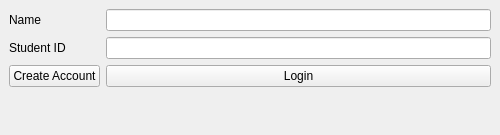
<?xml version="1.0" encoding="UTF-8"?>
<ui version="4.0">
 <class>CrackingASL</class>
 <widget class="QMainWindow" name="CrackingASL">
  <property name="enabled">
   <bool>true</bool>
  </property>
  <property name="geometry">
   <rect>
    <x>0</x>
    <y>0</y>
    <width>500</width>
    <height>135</height>
   </rect>
  </property>
  <property name="sizePolicy">
   <sizepolicy hsizetype="MinimumExpanding" vsizetype="Minimum">
    <horstretch>0</horstretch>
    <verstretch>0</verstretch>
   </sizepolicy>
  </property>
  <property name="windowTitle">
   <string>CrackingASL</string>
  </property>
  <widget class="QWidget" name="centralwidget">
   <property name="sizePolicy">
    <sizepolicy hsizetype="MinimumExpanding" vsizetype="Minimum">
     <horstretch>0</horstretch>
     <verstretch>0</verstretch>
    </sizepolicy>
   </property>
   <layout class="QVBoxLayout" name="verticalLayout_4">
    <property name="rightMargin">
     <number>9</number>
    </property>
    <property name="bottomMargin">
     <number>0</number>
    </property>
    <item>
     <layout class="QFormLayout" name="formLayout">
      <item row="0" column="0">
       <widget class="QLabel" name="label">
        <property name="text">
         <string>Name</string>
        </property>
       </widget>
      </item>
      <item row="0" column="1">
       <widget class="QLineEdit" name="lineEdit"/>
      </item>
      <item row="1" column="0">
       <widget class="QLabel" name="label_2">
        <property name="text">
         <string>Student ID</string>
        </property>
       </widget>
      </item>
      <item row="1" column="1">
       <widget class="QLineEdit" name="lineEdit_2">
        <property name="sizePolicy">
         <sizepolicy hsizetype="Ignored" vsizetype="Fixed">
          <horstretch>0</horstretch>
          <verstretch>0</verstretch>
         </sizepolicy>
        </property>
       </widget>
      </item>
      <item row="2" column="1">
       <widget class="QPushButton" name="pushButton">
        <property name="text">
         <string>Login</string>
        </property>
        <property name="autoDefault">
         <bool>false</bool>
        </property>
        <property name="default">
         <bool>false</bool>
        </property>
       </widget>
      </item>
      <item row="3" column="1">
       <widget class="QLabel" name="label_3">
        <property name="sizePolicy">
         <sizepolicy hsizetype="Fixed" vsizetype="Fixed">
          <horstretch>0</horstretch>
          <verstretch>0</verstretch>
         </sizepolicy>
        </property>
        <property name="text">
         <string/>
        </property>
        <property name="scaledContents">
         <bool>false</bool>
        </property>
        <property name="alignment">
         <set>Qt::AlignLeading|Qt::AlignLeft|Qt::AlignTop</set>
        </property>
       </widget>
      </item>
      <item row="2" column="0">
       <widget class="QPushButton" name="pushButton_2">
        <property name="text">
         <string>Create Account</string>
        </property>
       </widget>
      </item>
     </layout>
    </item>
   </layout>
  </widget>
 </widget>
 <resources/>
 <connections/>
</ui>
